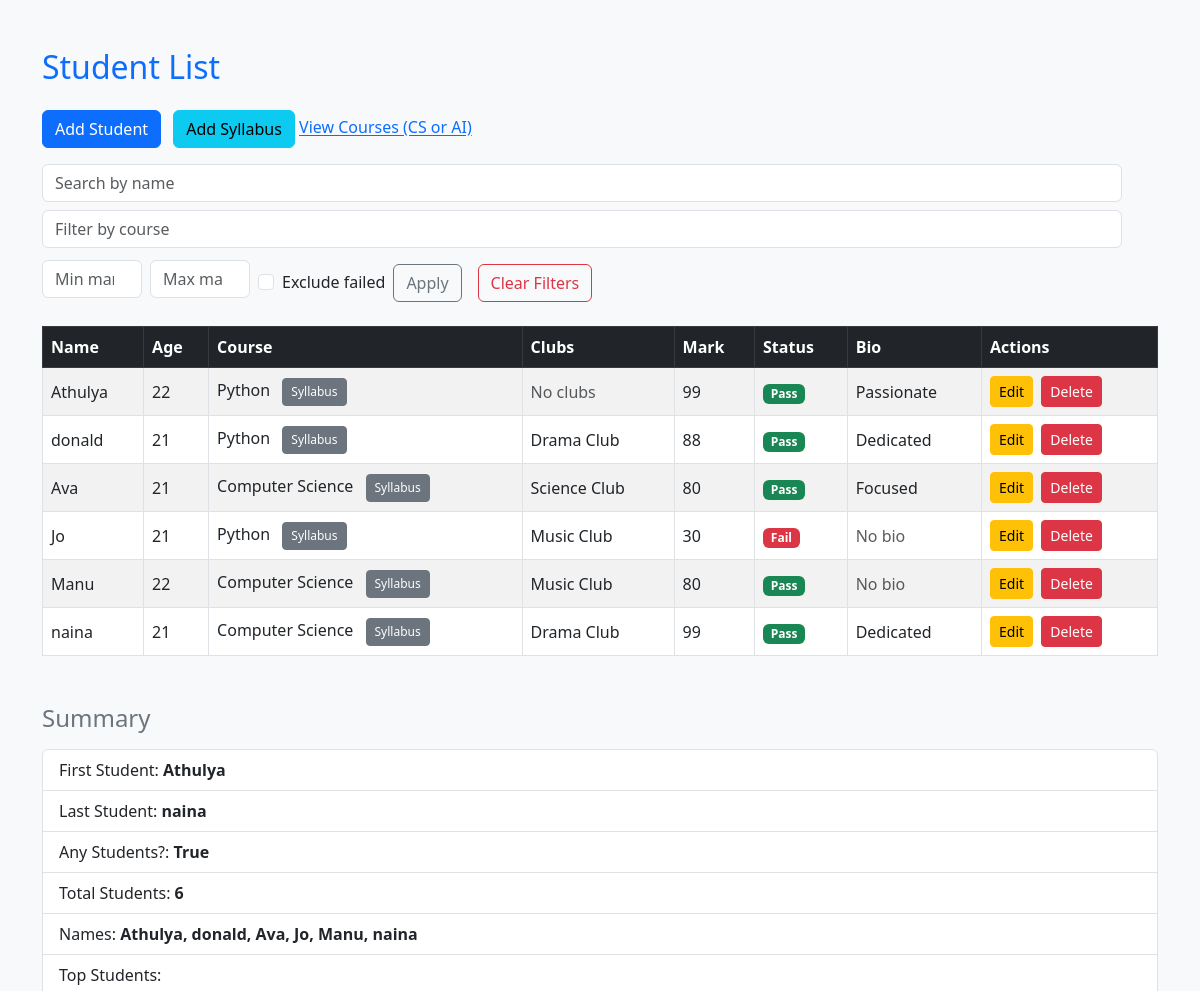
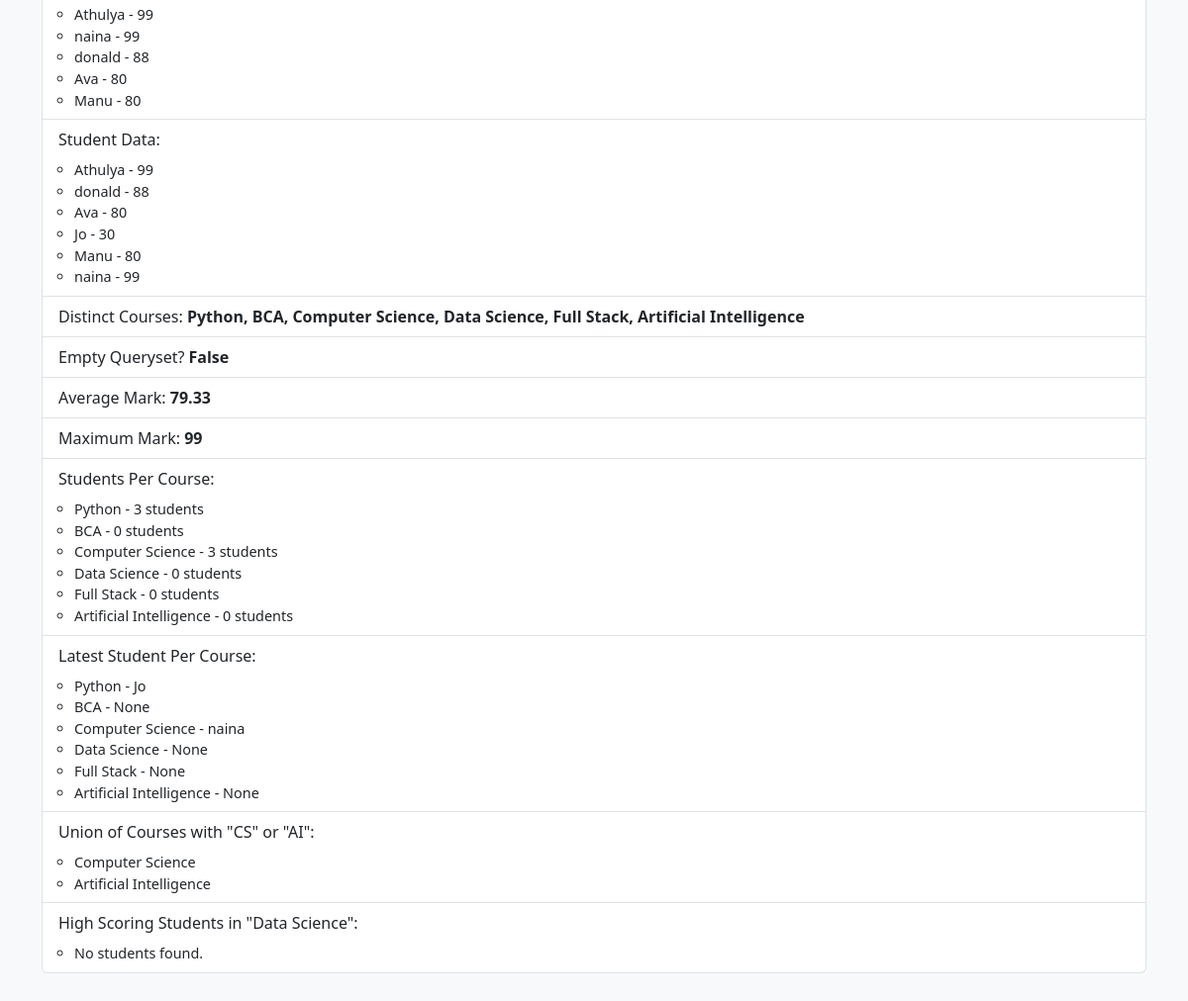
Before: / with the older database file (2 pictures, top to bottom).
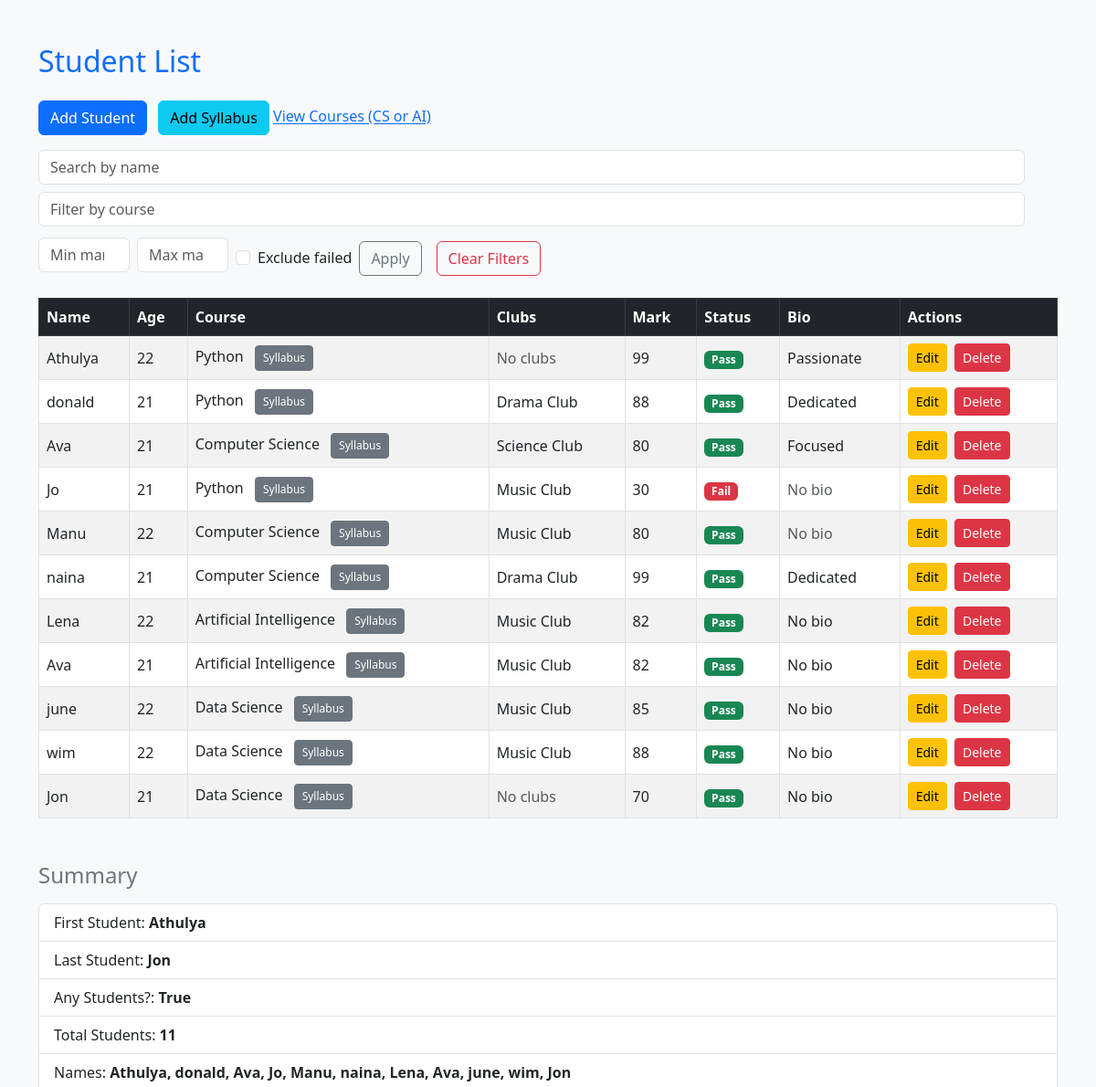
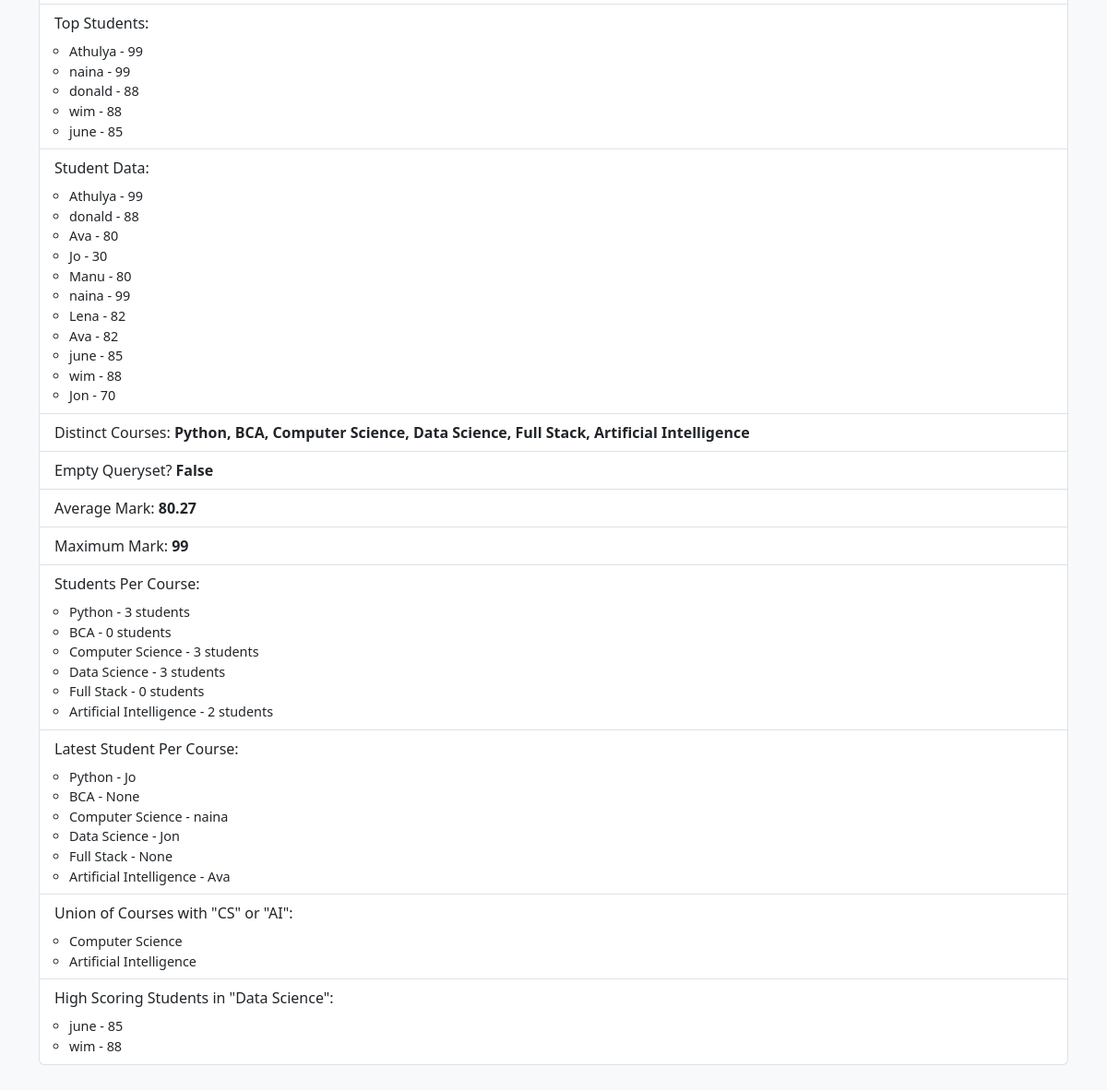
After: the same page with the newer database file (2 pictures, top to bottom).
### student/models.py (models this page shows, shortened)
class Student(models.Model):
    name = models.CharField(max_length=100)
    dob = models.DateField()
    age = models.IntegerField()
    course = models.ForeignKey(Course, on_delete=models.CASCADE, related_name='members')
    mark = models.IntegerField()
    clubs = models.ManyToManyField(Club, blank=True, related_name='members')

class Course(models.Model):
    title = models.CharField(max_length=100, unique=True)

class Profile(models.Model):
    student = models.OneToOneField(Student, on_delete=models.CASCADE, related_name='profile')
    bio = models.TextField(blank=True, null=True)

class Club(models.Model):
    name = models.CharField(max_length=100, unique=True)
    def __str__(self):
        return self.name

### student/views.py (the view)
# urls.py: path('',views.student_list, name='student_list'),
def student_list(request):
    students = Student.objects.select_related('course', 'profile', 'course__syllabus').prefetch_related('clubs').all()
    filters = Q()
    course_title = request.GET.get('course')
    if course_title:
        filters &= Q(course__title__iexact=course_title)
    if request.GET.get('exclude_failed') == 'true':
        filters &= ~Q(mark__lt=35)
    search = request.GET.get('search')
    if search:
        filters &= Q(name__icontains=search)
    min_mark = request.GET.get('min_mark')
    max_mark = request.GET.get('max_mark')
    try:
        if min_mark:
            filters &= Q(mark__gte=int(min_mark))
        if max_mark:
            filters &= Q(mark__lte=int(max_mark))
    except ValueError:
        pass
    students = students.filter(filters)
    students = students.annotate(
        status=Case(
            When(mark__gte=35, then=Value('Pass')),
            default=Value('Fail'),
            output_field=CharField()
        )
    )
    first_student = students.first()
    last_student = students.last()
    student_exists = students.exists()
    total_students = students.count()
    student_data = students.values('name', 'mark')
    names = students.values_list('name', flat=True)
    distinct_courses = Course.objects.values_list('title', flat=True).distinct()
    ordered_students = students.order_by('-mark')
    top_students = students.order_by('-mark')[:5]
    empty_qs = not student_exists
    average_mark = students.aggregate(avg=Avg('mark'))['avg']
    max_mark = students.aggregate(max=Max('mark'))['max']
    students_per_course = Course.objects.annotate(student_count=Count('members'))
    latest_student_subquery = Student.objects.filter(course=OuterRef('pk')).order_by('-id')
    courses_with_latest = Course.objects.annotate(
        latest_student_name=Subquery(latest_student_subquery.values('name')[:1])
    )
    cs_courses_qs = Course.objects.filter(title__icontains='Computer Science')
    ai_courses_qs = Course.objects.filter(title__icontains='Artificial Intelligence')
    union_courses = cs_courses_qs.union(ai_courses_qs)
    high_mark_students = Student.objects.filter(mark__gt=80)
    data_science_students = Student.objects.filter(course__title__icontains='Data Science')
    intersection_students = high_mark_students.intersection(data_science_students)
    return render(request, 'student/student_list.html', {
        'students': students,
        'first_student': first_student,
        'last_student': last_student,
        'student_exists': student_exists,
        'total_students': total_students,
        'distinct_courses': distinct_courses,
        'ordered_students': ordered_students,
        'student_data': student_data,
        'names': names,
        'top_students': top_students,
        'empty_qs': empty_qs,
        'average_mark': average_mark,
        'max_mark': max_mark,
        'students_per_course': students_per_course,
        'courses_with_latest': courses_with_latest,
        'union_courses': union_courses,
        'intersection_students': intersection_students,
    })

### templates/student/student_list.html (shortened to what this page needs)
<!DOCTYPE html>
<html lang="en">
<head>
  <link href="https://cdn.jsdelivr.net/npm/bootstrap@5.3.0/dist/css/bootstrap.min.css" rel="stylesheet" />
</head>
<body>
  <div class="container my-5">
    <h2 class="mb-4 text-primary">Student List</h2>
    <div class="mb-4 d-flex flex-wrap justify-content-between align-items-center gap-3">
      <div>
        <a href="{% url 'add_student' %}" class="btn btn-primary">Add Student</a>
        <a href="{% url 'add_syllabus' %}" class="btn btn-info ms-2">Add Syllabus</a>
        <a href="{% url 'course_union' %}">View Courses (CS or AI)</a>
      </div>
      <form method="get" class="d-flex flex-wrap gap-2 align-items-center">
        <input type="text" name="search" value="{{ request.GET.search }}" class="form-control" placeholder="Search by name" style="min-width: 150px;" />
        <input type="text" name="course" value="{{ request.GET.course }}" class="form-control" placeholder="Filter by course" style="min-width: 150px;" />
        <input type="number" name="min_mark" value="{{ request.GET.min_mark }}" class="form-control" placeholder="Min mark" style="max-width: 100px;" />
        <input type="number" name="max_mark" value="{{ request.GET.max_mark }}" class="form-control" placeholder="Max mark" style="max-width: 100px;" />
        <div class="form-check mt-2">
          <input class="form-check-input" type="checkbox" name="exclude_failed" value="true" id="excludeFailed" {% if request.GET.exclude_failed == 'true' %}checked{% endif %} />
          <label class="form-check-label" for="excludeFailed">Exclude failed</label>
        </div>
        <button type="submit" class="btn btn-outline-secondary mt-2">Apply</button>
        <a href="{% url 'student_list' %}" class="btn btn-outline-danger mt-2 ms-2">Clear Filters</a>
      </form>
    </div>
    <table class="table table-striped table-bordered align-middle">
      <thead class="table-dark">
        <tr>
          <th>Name</th>
          <th>Age</th>
          <th>Course</th>
          <th>Clubs</th>
          <th>Mark</th>
          <th>Status</th>
          <th>Bio</th>
          <th>Actions</th>
        </tr>
      </thead>
      <tbody>
        {% for student in students %}
          <tr>
            <td>{{ student.name }}</td>
            <td>{{ student.age }}</td>
            <td>
              {{ student.course.title }}
              <a href="{% url 'view_syllabus' student.course.id %}" class="btn btn-sm btn-secondary ms-2 btn-syllabus" title="View Syllabus">Syllabus</a>
            </td>
            <td>
              {% with student.clubs.all as clubs %}
                {% if clubs %}
                  {{ clubs|join:", " }}
                {% else %}
                  <span class="text-muted">No clubs</span>
                {% endif %}
              {% endwith %}
            </td>
            <td>{{ student.mark }}</td>
            <td>
              {% if student.status == "Pass" %}
                <span class="badge bg-success">{{ student.status }}</span>
              {% else %}
                <span class="badge bg-danger">{{ student.status }}</span>
              {% endif %}
            </td>
            <td>
              {% if student.profile %}
                {{ student.profile.bio|default:"No bio" }}
              {% else %}
                <span class="text-muted">No bio</span>
              {% endif %}
            </td>
            <td>
              <a href="{% url 'edit_student' student.id %}" class="btn btn-sm btn-warning">Edit</a>
              <a href="{% url 'delete_student' student.id %}" class="btn btn-sm btn-danger ms-1">Delete</a>
            </td>
          </tr>
        {% empty %}
          <tr>
            <td colspan="8" class="text-center text-muted">No students available.</td>
          </tr>
        {% endfor %}
      </tbody>
    </table>
    <h4 class="mt-5 mb-3 text-secondary">Summary</h4>
    <ul class="list-group summary-list">
      <li class="list-group-item">First Student: <strong>{{ first_student.name }}</strong></li>
      <li class="list-group-item">Last Student: <strong>{{ last_student.name }}</strong></li>
      <li class="list-group-item">Any Students?: <strong>{{ student_exists }}</strong></li>
      <li class="list-group-item">Total Students: <strong>{{ total_students }}</strong></li>
      <li class="list-group-item">Names: <strong>{{ names|join:", " }}</strong></li>
      <li class="list-group-item">
        Top Students:
        <ul>
          {% for s in top_students %}
            <li>{{ s.name }} - {{ s.mark }}</li>
          {% endfor %}
        </ul>
      </li>
      <li class="list-group-item">
        Student Data:
        <ul>
          {% for d in student_data %}
            <li>{{ d.name }} - {{ d.mark }}</li>
          {% endfor %}
        </ul>
      </li>
      <li class="list-group-item">Distinct Courses: <strong>{{ distinct_courses|join:", " }}</strong></li>
      <li class="list-group-item">Empty Queryset? <strong>{{ empty_qs }}</strong></li>
      <li class="list-group-item">Average Mark: <strong>{{ average_mark|floatformat:2 }}</strong></li>
      <li class="list-group-item">Maximum Mark: <strong>{{ max_mark }}</strong></li>
      <li class="list-group-item">
        Students Per Course:
        <ul>
          {% for course in students_per_course %}
            <li>{{ course.title }} - {{ course.student_count }} students</li>
          {% endfor %}
        </ul>
      </li>
      <li class="list-group-item">
        Latest Student Per Course:
        <ul>
          {% for course in courses_with_latest %}
            <li>{{ course.title }} - {{ course.latest_student_name }}</li>
          {% endfor %}
        </ul>
      </li>
      <li class="list-group-item">
        Union of Courses with "CS" or "AI":
        <ul>
          {% for course in union_courses %}
            <li>{{ course.title }}</li>
          {% empty %}
            <li>No courses found.</li>
          {% endfor %}
        </ul>
      </li>
      <li class="list-group-item">
        High Scoring Students in "Data Science":
        <ul>
          {% for s in intersection_students %}
            <li>{{ s.name }} - {{ s.mark }}</li>
          {% empty %}
            <li>No students found.</li>
          {% endfor %}
        </ul>
      </li>
    </ul>
  </div>
</body>
</html>

### templates/student/student_list.html (style rules this page uses)
body { background: #f8f9fa; font-family: "Segoe UI", Tahoma, Geneva, Verdana, sans-serif; }
.btn-syllabus { font-size: 0.75rem; padding: 0.25rem 0.5rem; }
.summary-list ul { padding-left: 1rem; margin-top: 0.5rem; }
.summary-list ul li { font-size: 0.9rem; }

Changed rows visible on the page:
no longer on one of the page's lists (row unchanged): Student: name "Ava", mark "80"
no longer on one of the page's lists (row unchanged): Student: name "Manu", mark "80"
added Student: name "Lena", age "22", course "Artificial Intelligence", clubs.all "Music Club", mark "82", status "Pass", profile.bio "No bio"
added Student: name "Ava", age "21", course "Artificial Intelligence", clubs.all "Music Club", mark "82", status "Pass", profile.bio "No bio"
added Student: name "june", age "22", course "Data Science", clubs.all "Music Club", mark "85", status "Pass", profile.bio "No bio"
added Student: name "wim", age "22", course "Data Science", clubs.all "Music Club", mark "88", status "Pass", profile.bio "No bio"
added Student: name "Jon", age "21", course "Data Science", shows "No clubs", mark "70", status "Pass", profile.bio "No bio"
computed for Course "Data Science": student_count "0" → "3"; latest_student_name "None" → "Jon"
computed for Course "Artificial Intelligence": student_count "0" → "2"; latest_student_name "None" → "Ava"
Other visible differences:
{{ total_students }}: "6" → "11"
{{ names|join:", " }}: "Athulya, donald, Ava, Jo, Manu, naina" → "Athulya, donald, Ava, Jo, Manu, naina, Lena, Ava, june, wim, Jon"
{{ average_mark|floatformat:2 }}: "79.33" → "80.27"
{{ last_student.name }}: "naina" → "Jon"
text no longer shown: "No students found."
